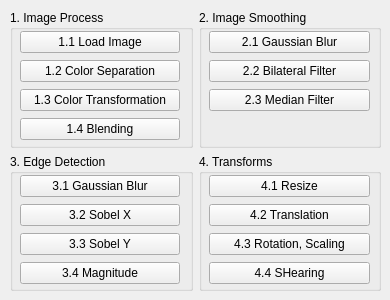
<?xml version="1.0" encoding="UTF-8"?>
<ui version="4.0">
 <class>MainWindow</class>
 <widget class="QMainWindow" name="MainWindow">
  <property name="geometry">
   <rect>
    <x>0</x>
    <y>0</y>
    <width>390</width>
    <height>300</height>
   </rect>
  </property>
  <property name="windowTitle">
   <string>IPCVDL HW1 Q1~4</string>
  </property>
  <widget class="QWidget" name="centralwidget">
   <widget class="QWidget" name="gridLayoutWidget">
    <property name="geometry">
     <rect>
      <x>10</x>
      <y>10</y>
      <width>371</width>
      <height>281</height>
     </rect>
    </property>
    <layout class="QGridLayout" name="gridLayout">
     <item row="0" column="1">
      <widget class="QGroupBox" name="groupBox_11">
       <property name="title">
        <string>2. Image Smoothing</string>
       </property>
       <widget class="QWidget" name="verticalLayoutWidget_2">
        <property name="geometry">
         <rect>
          <x>10</x>
          <y>20</y>
          <width>161</width>
          <height>83</height>
         </rect>
        </property>
        <layout class="QVBoxLayout" name="verticalLayout_2">
         <item>
          <widget class="QPushButton" name="Q2">
           <property name="text">
            <string>2.1 Gaussian Blur</string>
           </property>
          </widget>
         </item>
         <item>
          <widget class="QPushButton" name="Q2_1">
           <property name="text">
            <string>2.2 Bilateral Filter</string>
           </property>
          </widget>
         </item>
         <item>
          <widget class="QPushButton" name="Q2_2">
           <property name="text">
            <string>2.3 Median Filter</string>
           </property>
          </widget>
         </item>
        </layout>
       </widget>
      </widget>
     </item>
     <item row="1" column="1">
      <widget class="QGroupBox" name="groupBox_12">
       <property name="title">
        <string>4. Transforms</string>
       </property>
       <widget class="QWidget" name="verticalLayoutWidget_4">
        <property name="geometry">
         <rect>
          <x>10</x>
          <y>20</y>
          <width>161</width>
          <height>112</height>
         </rect>
        </property>
        <layout class="QVBoxLayout" name="verticalLayout_4">
         <item>
          <widget class="QPushButton" name="Q4_1">
           <property name="text">
            <string>4.1 Resize</string>
           </property>
          </widget>
         </item>
         <item>
          <widget class="QPushButton" name="Q4_2">
           <property name="text">
            <string>4.2 Translation</string>
           </property>
          </widget>
         </item>
         <item>
          <widget class="QPushButton" name="Q4_3">
           <property name="text">
            <string>4.3 Rotation, Scaling</string>
           </property>
          </widget>
         </item>
         <item>
          <widget class="QPushButton" name="pushButton_3">
           <property name="text">
            <string>4.4 SHearing</string>
           </property>
          </widget>
         </item>
        </layout>
       </widget>
      </widget>
     </item>
     <item row="1" column="0">
      <widget class="QGroupBox" name="groupBox_14">
       <property name="title">
        <string>3. Edge Detection</string>
       </property>
       <widget class="QWidget" name="verticalLayoutWidget_3">
        <property name="geometry">
         <rect>
          <x>10</x>
          <y>20</y>
          <width>160</width>
          <height>112</height>
         </rect>
        </property>
        <layout class="QVBoxLayout" name="verticalLayout_6">
         <item>
          <widget class="QPushButton" name="Q3_1">
           <property name="text">
            <string>3.1 Gaussian Blur</string>
           </property>
          </widget>
         </item>
         <item>
          <widget class="QPushButton" name="Q3_2">
           <property name="text">
            <string>3.2 Sobel X</string>
           </property>
          </widget>
         </item>
         <item>
          <widget class="QPushButton" name="pushButton">
           <property name="text">
            <string>3.3 Sobel Y</string>
           </property>
          </widget>
         </item>
         <item>
          <widget class="QPushButton" name="pushButton_2">
           <property name="text">
            <string>3.4 Magnitude</string>
           </property>
          </widget>
         </item>
        </layout>
       </widget>
      </widget>
     </item>
     <item row="0" column="0">
      <widget class="QGroupBox" name="groupBox_10">
       <property name="title">
        <string>1. Image Process</string>
       </property>
       <widget class="QLabel" name="result">
        <property name="geometry">
         <rect>
          <x>10</x>
          <y>140</y>
          <width>351</width>
          <height>71</height>
         </rect>
        </property>
        <property name="text">
         <string/>
        </property>
       </widget>
       <widget class="QWidget" name="verticalLayoutWidget">
        <property name="geometry">
         <rect>
          <x>10</x>
          <y>20</y>
          <width>160</width>
          <height>112</height>
         </rect>
        </property>
        <layout class="QVBoxLayout" name="verticalLayout">
         <item>
          <widget class="QPushButton" name="Q1_4">
           <property name="text">
            <string>1.1 Load Image</string>
           </property>
          </widget>
         </item>
         <item>
          <widget class="QPushButton" name="Q1_1">
           <property name="text">
            <string>1.2 Color Separation</string>
           </property>
          </widget>
         </item>
         <item>
          <widget class="QPushButton" name="Q1_2">
           <property name="text">
            <string>1.3 Color Transformation</string>
           </property>
          </widget>
         </item>
         <item>
          <widget class="QPushButton" name="Q1_5">
           <property name="text">
            <string>1.4 Blending</string>
           </property>
          </widget>
         </item>
        </layout>
       </widget>
      </widget>
     </item>
    </layout>
   </widget>
  </widget>
 </widget>
 <resources/>
 <connections/>
</ui>
